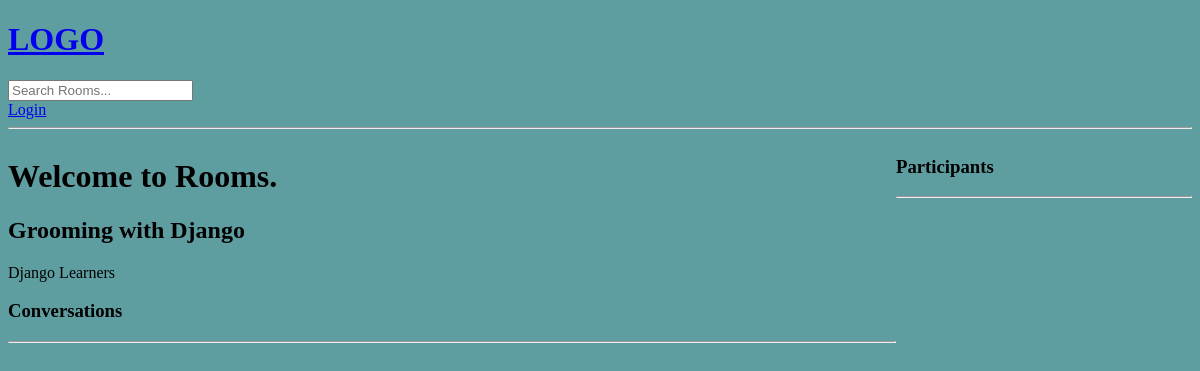
The app's page /room_page/2/, older data.
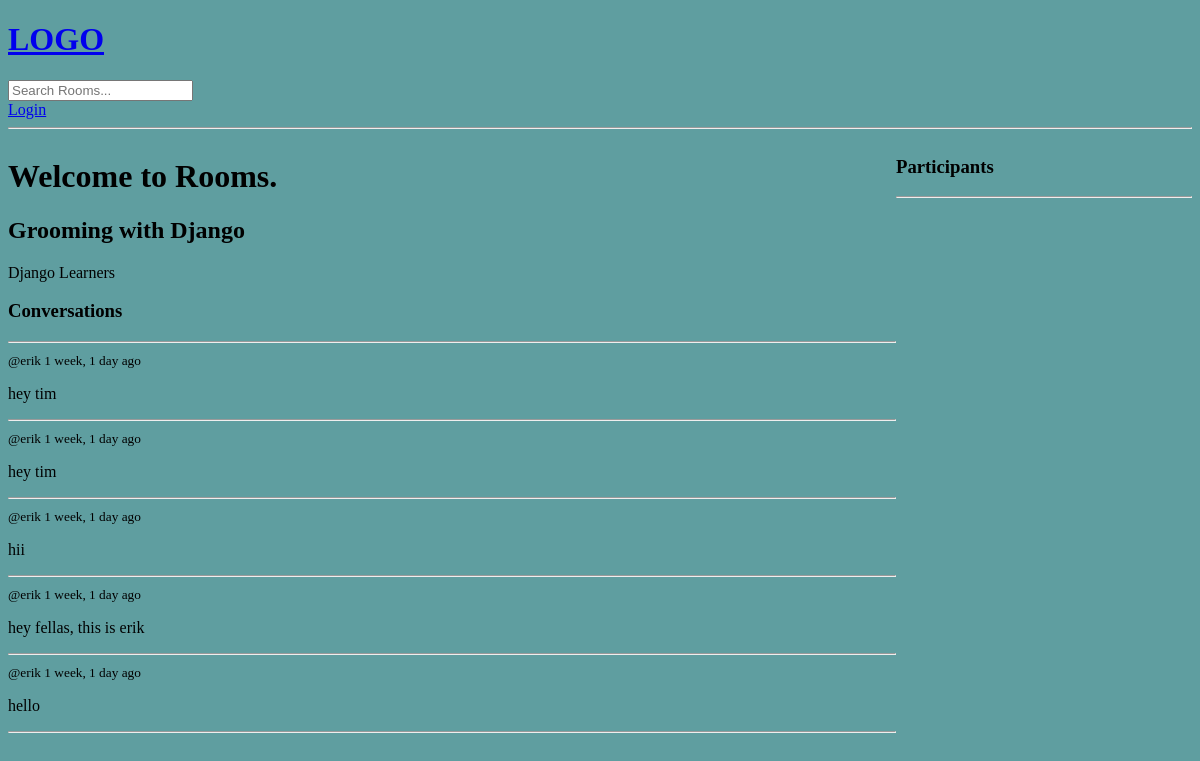
The same page, newer data.
### base/models.py (models this page shows, shortened)
class Message(models.Model):
    user = models.ForeignKey(User, on_delete=models.CASCADE) # when a user deleted all of its activities should be deleted.
    room = models.ForeignKey(Room, on_delete=models.CASCADE) # if a room deletes all the messages should be deleted.
    body = models.TextField()
    updated = models.DateTimeField(auto_now=True)
    created = models.DateTimeField(auto_now_add=True)
    class Meta:
        ordering = ['-updated', '-created'] # newest first

### base/views.py (the view, shortened to what this page needs)
# urls.py: path('room_page/<str:pk>/', views.room, name='room'),
def room(request, pk):
    room = Room.objects.get(id=pk)
    room_messages = room.message_set.all().order_by('-created')
    participants = room.participants.all()
    context = { 'room': room, 'room_messages': room_messages,'participants': participants }
    return render(request, 'base/room.html', context)

### base/templates/base/room.html (shortened to what this page needs)
{% extends 'main.html' %}
{% block content %}
<div class="room-container">
    <div>
        <h1>Welcome to Rooms.</h1>
        <h2>{{room.name}}</h2>
        <p>{{room.description}}</p>
        <div class="comment-wrapper">
            <h3>Conversations</h3>
            <hr>
            {% for message in room_messages %}
            <div>
                <small>@{{message.user}}  {{message.created|timesince}} ago</small>
                <p>{{ message.body }}</p>
                <hr>
            </div>
            {% endfor %}
        </div>
    </div>
    <div>
        <h3>Participants</h3>
        <hr>
    </div>
</div>
{% endblock %}

Row changes from the older to the newer data that the page shows:
added Message: user "erik", created "1 week, 1 day", body "hey tim"
added Message: user "erik", created "1 week, 1 day", body "hey tim"
added Message: user "erik", created "1 week, 1 day", body "hii"
added Message: user "erik", created "1 week, 1 day", body "hey fellas, this is erik"
added Message: user "erik", created "1 week, 1 day", body "hello"
